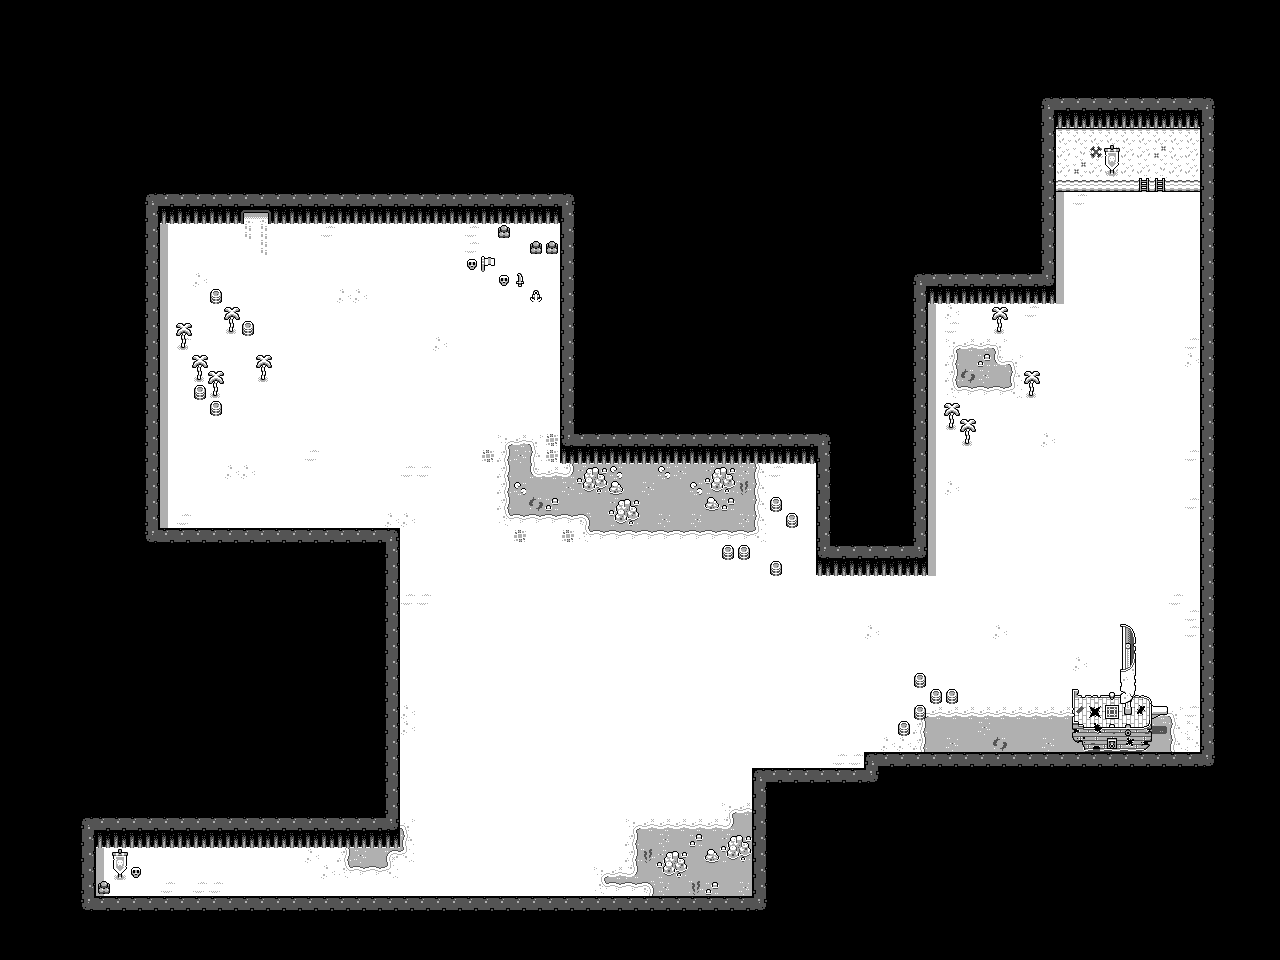

The image is a tile-based game level rendered from a .tmx file. Its description and source (layers, tilesets, objects; grid data summarised) follow:
An orthogonal 80x60 tile map with 16x16 px tiles, 5 tile layers (background, ledge, details, ship, ...), 2 tilesets and 1 object (stairs).

<map version="1.10" tiledversion="1.10.2" orientation="orthogonal" renderorder="right-down" width="80" height="60" tilewidth="16" tileheight="16" infinite="0" nextlayerid="8" nextobjectid="18">
 <editorsettings>
  <export target="firstchamber.tmj" format="json" />
 </editorsettings>
 <tileset firstgid="1" name="tilemap_packed" tilewidth="16" tileheight="16" tilecount="136" columns="17">
  <image source="tilemap_packed.png" width="272" height="128" />
  <tile id="35">
   <properties>
    <property name="collides" type="bool" value="true" />
   </properties>
  </tile>
  <tile id="36">
   <properties>
    <property name="collides" type="bool" value="true" />
   </properties>
  </tile>
  <tile id="37">
   <properties>
    <property name="collides" type="bool" value="true" />
   </properties>
  </tile>
 </tileset>
 <tileset firstgid="137" name="tilemap_packed_pirates" tilewidth="16" tileheight="16" tilecount="136" columns="17">
  <image source="tilemap_packed_pirates.png" width="272" height="128" />
  <tile id="0">
   <properties>
    <property name="collides" type="bool" value="false" />
   </properties>
  </tile>
  <tile id="1">
   <properties>
    <property name="collides" type="bool" value="false" />
   </properties>
  </tile>
  <tile id="2">
   <properties>
    <property name="collides" type="bool" value="false" />
   </properties>
  </tile>
  <tile id="3">
   <properties>
    <property name="collides" type="bool" value="false" />
   </properties>
  </tile>
  <tile id="4">
   <properties>
    <property name="collides" type="bool" value="false" />
   </properties>
  </tile>
  <tile id="5">
   <properties>
    <property name="collides" type="bool" value="false" />
   </properties>
  </tile>
  <tile id="6">
   <properties>
    <property name="collides" type="bool" value="true" />
   </properties>
  </tile>
  <tile id="7">
   <properties>
    <property name="collides" type="bool" value="true" />
   </properties>
  </tile>
  <tile id="8">
   <properties>
    <property name="collides" type="bool" value="true" />
   </properties>
  </tile>
  <tile id="9">
   <properties>
    <property name="collides" type="bool" value="true" />
   </properties>
  </tile>
  <tile id="10">
   <properties>
    <property name="collides" type="bool" value="true" />
   </properties>
  </tile>
  <tile id="11">
   <properties>
    <property name="collides" type="bool" value="true" />
   </properties>
  </tile>
  <tile id="12">
   <properties>
    <property name="collides" type="bool" value="true" />
   </properties>
  </tile>
  <tile id="13">
   <properties>
    <property name="collides" type="bool" value="true" />
   </properties>
  </tile>
  <tile id="17">
   <properties>
    <property name="collides" type="bool" value="true" />
   </properties>
  </tile>
  <tile id="18">
   <properties>
    <property name="collides" type="bool" value="true" />
   </properties>
  </tile>
  <tile id="19">
   <properties>
    <property name="collides" type="bool" value="true" />
   </properties>
  </tile>
  <tile id="20">
   <properties>
    <property name="collides" type="bool" value="false" />
   </properties>
  </tile>
  <tile id="21">
   <properties>
    <property name="collides" type="bool" value="false" />
   </properties>
  </tile>
  <tile id="22">
   <properties>
    <property name="collides" type="bool" value="false" />
   </properties>
  </tile>
  <tile id="23">
   <properties>
    <property name="collides" type="bool" value="true" />
   </properties>
  </tile>
  <tile id="24">
   <properties>
    <property name="collides" type="bool" value="true" />
   </properties>
  </tile>
  <tile id="25">
   <properties>
    <property name="collides" type="bool" value="true" />
   </properties>
  </tile>
  <tile id="26">
   <properties>
    <property name="collides" type="bool" value="true" />
   </properties>
  </tile>
  <tile id="27">
   <properties>
    <property name="collides" type="bool" value="true" />
   </properties>
  </tile>
  <tile id="28">
   <properties>
    <property name="collides" type="bool" value="true" />
   </properties>
  </tile>
  <tile id="29">
   <properties>
    <property name="collides" type="bool" value="true" />
   </properties>
  </tile>
  <tile id="30">
   <properties>
    <property name="collides" type="bool" value="true" />
   </properties>
  </tile>
  <tile id="34">
   <properties>
    <property name="collides" type="bool" value="true" />
   </properties>
  </tile>
  <tile id="35">
   <properties>
    <property name="collides" type="bool" value="true" />
   </properties>
  </tile>
  <tile id="36">
   <properties>
    <property name="collides" type="bool" value="true" />
   </properties>
  </tile>
  <tile id="37">
   <properties>
    <property name="collides" type="bool" value="false" />
   </properties>
  </tile>
  <tile id="38">
   <properties>
    <property name="collides" type="bool" value="false" />
   </properties>
  </tile>
  <tile id="39">
   <properties>
    <property name="collides" type="bool" value="false" />
   </properties>
  </tile>
  <tile id="40">
   <properties>
    <property name="collides" type="bool" value="true" />
   </properties>
  </tile>
  <tile id="41">
   <properties>
    <property name="collides" type="bool" value="true" />
   </properties>
  </tile>
  <tile id="42">
   <properties>
    <property name="collides" type="bool" value="true" />
   </properties>
  </tile>
  <tile id="43">
   <properties>
    <property name="collides" type="bool" value="true" />
   </properties>
  </tile>
  <tile id="44">
   <properties>
    <property name="collides" type="bool" value="true" />
   </properties>
  </tile>
  <tile id="45">
   <properties>
    <property name="collides" type="bool" value="true" />
   </properties>
  </tile>
  <tile id="46">
   <properties>
    <property name="collides" type="bool" value="true" />
   </properties>
  </tile>
  <tile id="47">
   <properties>
    <property name="collides" type="bool" value="true" />
   </properties>
  </tile>
  <tile id="51">
   <properties>
    <property name="collides" type="bool" value="true" />
   </properties>
  </tile>
  <tile id="52">
   <properties>
    <property name="collides" type="bool" value="true" />
   </properties>
  </tile>
  <tile id="53">
   <properties>
    <property name="collides" type="bool" value="true" />
   </properties>
  </tile>
  <tile id="57">
   <properties>
    <property name="collides" type="bool" value="true" />
   </properties>
  </tile>
  <tile id="58">
   <properties>
    <property name="collides" type="bool" value="true" />
   </properties>
  </tile>
  <tile id="59">
   <properties>
    <property name="collides" type="bool" value="true" />
   </properties>
  </tile>
  <tile id="60">
   <properties>
    <property name="collides" type="bool" value="true" />
   </properties>
  </tile>
  <tile id="61">
   <properties>
    <property name="collides" type="bool" value="true" />
   </properties>
  </tile>
  <tile id="62">
   <properties>
    <property name="collides" type="bool" value="true" />
   </properties>
  </tile>
  <tile id="63">
   <properties>
    <property name="collides" type="bool" value="true" />
   </properties>
  </tile>
  <tile id="64">
   <properties>
    <property name="collides" type="bool" value="true" />
   </properties>
  </tile>
  <tile id="68">
   <properties>
    <property name="collides" type="bool" value="true" />
   </properties>
  </tile>
  <tile id="69">
   <properties>
    <property name="collides" type="bool" value="true" />
   </properties>
  </tile>
  <tile id="70">
   <properties>
    <property name="collides" type="bool" value="true" />
   </properties>
  </tile>
  <tile id="74">
   <properties>
    <property name="collides" type="bool" value="true" />
   </properties>
  </tile>
  <tile id="75">
   <properties>
    <property name="collides" type="bool" value="true" />
   </properties>
  </tile>
  <tile id="76">
   <properties>
    <property name="collides" type="bool" value="true" />
   </properties>
  </tile>
  <tile id="77">
   <properties>
    <property name="collides" type="bool" value="true" />
   </properties>
  </tile>
  <tile id="78">
   <properties>
    <property name="collides" type="bool" value="true" />
   </properties>
  </tile>
  <tile id="79">
   <properties>
    <property name="collides" type="bool" value="true" />
   </properties>
  </tile>
  <tile id="80">
   <properties>
    <property name="collides" type="bool" value="true" />
   </properties>
  </tile>
  <tile id="81">
   <properties>
    <property name="collides" type="bool" value="true" />
   </properties>
  </tile>
  <tile id="86">
   <properties>
    <property name="collides" type="bool" value="true" />
   </properties>
  </tile>
  <tile id="87">
   <properties>
    <property name="collides" type="bool" value="true" />
   </properties>
  </tile>
  <tile id="88">
   <properties>
    <property name="collides" type="bool" value="true" />
   </properties>
  </tile>
  <tile id="89">
   <properties>
    <property name="collides" type="bool" value="true" />
   </properties>
  </tile>
  <tile id="91">
   <properties>
    <property name="collides" type="bool" value="true" />
   </properties>
  </tile>
  <tile id="94">
   <properties>
    <property name="collides" type="bool" value="true" />
   </properties>
  </tile>
  <tile id="95">
   <properties>
    <property name="collides" type="bool" value="true" />
   </properties>
  </tile>
  <tile id="96">
   <properties>
    <property name="collides" type="bool" value="true" />
   </properties>
  </tile>
  <tile id="97">
   <properties>
    <property name="collides" type="bool" value="true" />
   </properties>
  </tile>
  <tile id="98">
   <properties>
    <property name="collides" type="bool" value="true" />
   </properties>
  </tile>
  <tile id="99">
   <properties>
    <property name="collides" type="bool" value="true" />
   </properties>
  </tile>
  <tile id="102">
   <properties>
    <property name="collides" type="bool" value="true" />
   </properties>
  </tile>
  <tile id="103">
   <properties>
    <property name="collides" type="bool" value="true" />
   </properties>
  </tile>
  <tile id="104">
   <properties>
    <property name="collides" type="bool" value="true" />
   </properties>
  </tile>
  <tile id="105">
   <properties>
    <property name="collides" type="bool" value="true" />
   </properties>
  </tile>
  <tile id="106">
   <properties>
    <property name="collides" type="bool" value="true" />
   </properties>
  </tile>
  <tile id="108">
   <properties>
    <property name="collides" type="bool" value="true" />
   </properties>
  </tile>
  <tile id="109">
   <properties>
    <property name="collides" type="bool" value="true" />
   </properties>
  </tile>
  <tile id="110">
   <properties>
    <property name="collides" type="bool" value="true" />
   </properties>
  </tile>
  <tile id="111">
   <properties>
    <property name="collides" type="bool" value="true" />
   </properties>
  </tile>
  <tile id="112">
   <properties>
    <property name="collides" type="bool" value="true" />
   </properties>
  </tile>
  <tile id="113">
   <properties>
    <property name="collides" type="bool" value="true" />
   </properties>
  </tile>
  <tile id="114">
   <properties>
    <property name="collides" type="bool" value="true" />
   </properties>
  </tile>
  <tile id="115">
   <properties>
    <property name="collides" type="bool" value="true" />
   </properties>
  </tile>
  <tile id="116">
   <properties>
    <property name="collides" type="bool" value="true" />
   </properties>
  </tile>
  <tile id="120">
   <properties>
    <property name="collides" type="bool" value="true" />
   </properties>
  </tile>
  <tile id="121">
   <properties>
    <property name="collides" type="bool" value="true" />
   </properties>
  </tile>
  <tile id="122">
   <properties>
    <property name="collides" type="bool" value="true" />
   </properties>
  </tile>
  <tile id="123">
   <properties>
    <property name="collides" type="bool" value="true" />
   </properties>
  </tile>
  <tile id="128">
   <properties>
    <property name="collides" type="bool" value="true" />
   </properties>
  </tile>
  <tile id="129">
   <properties>
    <property name="collides" type="bool" value="true" />
   </properties>
  </tile>
  <tile id="130">
   <properties>
    <property name="collides" type="bool" value="true" />
   </properties>
  </tile>
  <tile id="131">
   <properties>
    <property name="collides" type="bool" value="true" />
   </properties>
  </tile>
  <tile id="132">
   <properties>
    <property name="collides" type="bool" value="true" />
   </properties>
  </tile>
 </tileset>
 <layer id="1" name="background" width="80" height="60">
  <data>[4800 cells, 4800 non-empty, 43 distinct tile ids]</data>
 </layer>
 <layer id="5" name="ledge" width="80" height="60">
  <data>[4800 cells, 36 non-empty, 7 distinct tile ids]</data>
 </layer>
 <objectgroup id="7" name="Objects">
  <object id="16" name="stairs" gid="84" x="1168" y="464.667" width="16" height="16" />
 </objectgroup>
 <layer id="4" name="details" width="80" height="60">
  <data>[4800 cells, 50 non-empty, 12 distinct tile ids]</data>
 </layer>
 <layer id="2" name="ship" width="80" height="60">
  <data>[4800 cells, 20 non-empty, 20 distinct tile ids]</data>
 </layer>
 <layer id="3" name="sail" width="80" height="60">
  <data>[4800 cells, 6 non-empty, 6 distinct tile ids]</data>
 </layer>
</map>
